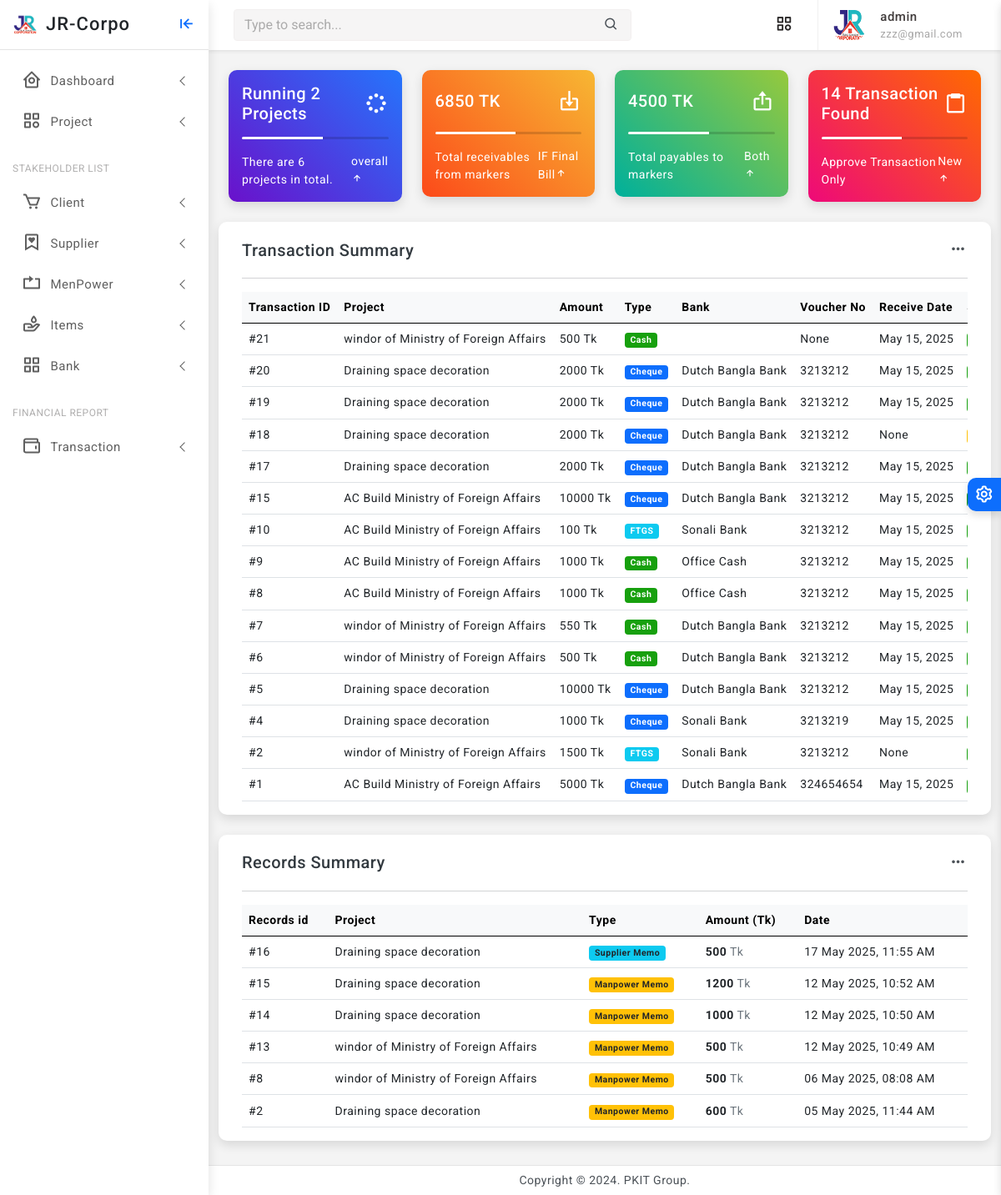
Before: / (signed in) with the older database file.
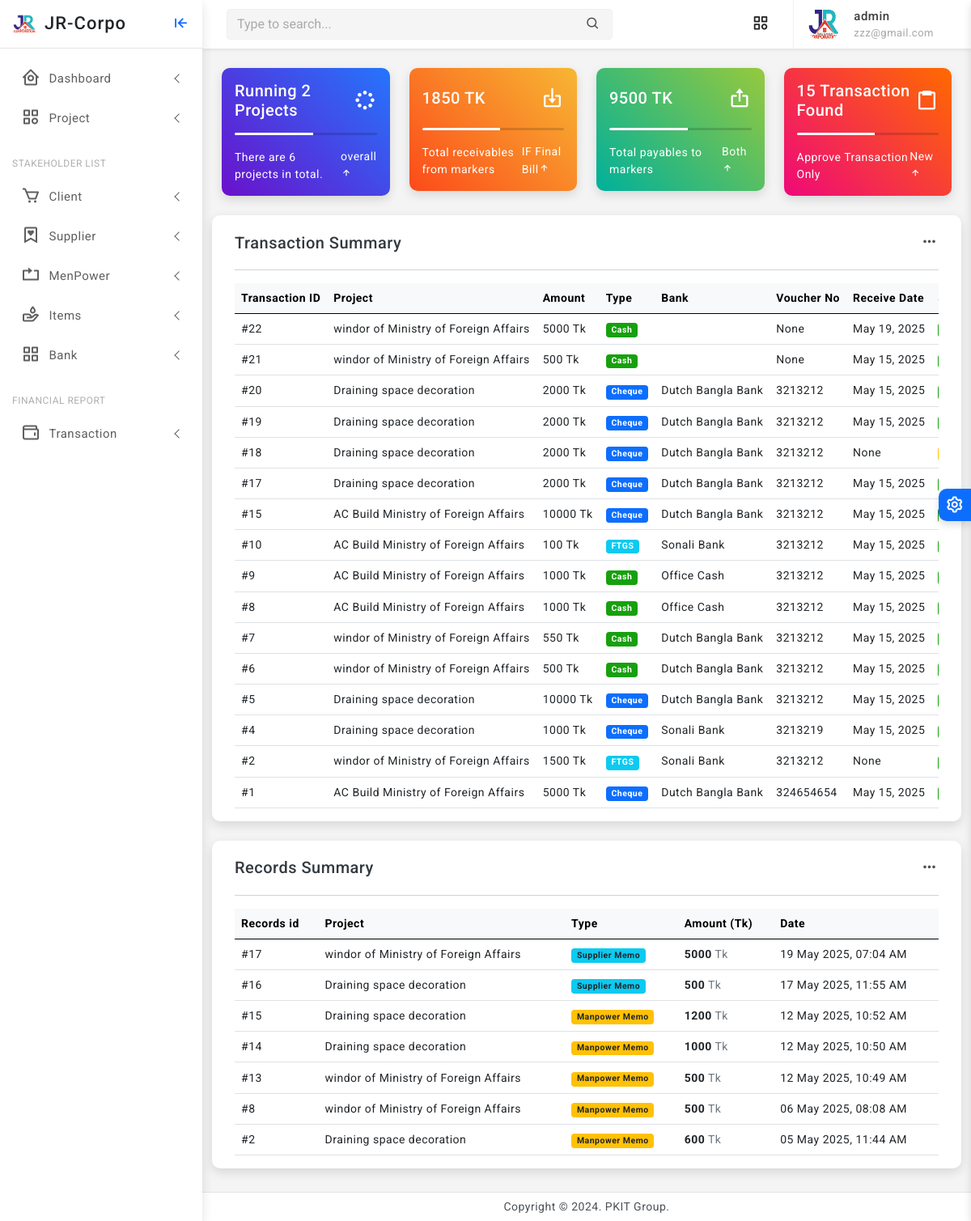
After: the same page with the newer database file.
### finance/models.py (models this page shows, shortened)
class Transaction(models.Model):
    TYPE_CHOICES = [
        ('CASH', 'Cash'),
        ('CHEQUE', 'Cheque'),
        ('FTGS', 'FTGS'),
        ('OTHER', 'Other'),
    ]
    STATUS_CHOICES = [
        ('PENDING', 'Pending'),
        ('APPROVED', 'Approved'),
        ('CANCELLED', 'Cancelled'),
    ]
    project = models.ForeignKey('core.Project', on_delete=models.CASCADE, related_name='transactions')
    amount = models.PositiveIntegerField(help_text="Maximum allowed is 10,000,000 TK")
    type = models.CharField(max_length=10, choices=TYPE_CHOICES)
    bank = models.ForeignKey('Bank', on_delete=models.SET_NULL, null=True, blank=True, help_text="Only fill this if payment is not Cash.")
    voucher_no = models.CharField(max_length=100, null=True, blank=True,  help_text="Only fill this if payment is not Cash.")
    voucher_date = models.DateField(null=True, blank=True, help_text="Example: 2025-12-31")
    receive_date = models.DateField(null=True, blank=True)
    status = models.CharField(max_length=10, choices=STATUS_CHOICES, default='PENDING')
    company_account = models.ForeignKey('BankAccount', on_delete=models.PROTECT)
    created_at = models.DateTimeField(auto_now_add=True, help_text="Transaction creation timestamp")
    updated_at = models.DateTimeField(auto_now=True, help_text="Transaction last updated")
    class Meta:
        verbose_name = "Transaction"
        verbose_name_plural = "Transactions"
        ordering = ['-voucher_date']

class Bank(models.Model):
    name = models.CharField(max_length=100)

### core/models.py (models this page shows, shortened)
class Project(models.Model):
    STATUS_CHOICES = [
        ('RUNNING', 'Running'),
        ('TRIAL', 'Trial Period'),
        ('CLOSED', 'Closed'),
        ('OTHER', 'Other'),
    ]
    company = models.ForeignKey(Company, on_delete=models.CASCADE, related_name='projects')
    name = models.CharField(max_length=255)
    location = models.CharField(max_length=255)
    approximate_bill = models.PositiveIntegerField(default=0)
    current_cost = models.PositiveIntegerField(default=0, null=True, blank=True)
    final_bill = models.PositiveIntegerField(default=0, null=True, blank=True)
    current_paid = models.PositiveIntegerField(default=0, null=True, blank=True)
    created_at = models.DateTimeField(auto_now_add=True)
    updated_at = models.DateTimeField(auto_now=True)
    status = models.CharField(max_length=10, null=True, blank=True, choices=STATUS_CHOICES, default='RUNNING')

class Record(models.Model):
    memo = models.ForeignKey(
        'Memo',
        on_delete=models.CASCADE,
        null=True,
        blank=True,
        related_name='records'
    )
    manpower = models.ForeignKey(
        'ManpowerMemo',
        on_delete=models.CASCADE,
        null=True,
        blank=True,
        related_name='records'
    )
    project = models.ForeignKey('Project', on_delete=models.CASCADE)
    amount = models.PositiveIntegerField()
    created_at = models.DateTimeField(auto_now_add=True)

### accounts/views.py (the view)
# urls.py: path('', home_view, name='home'),
@login_required
def home_view(request):
    if request.user.is_staff:
        projects = Project.objects.filter(status='RUNNING').count()
        all_projects = Project.objects.all().count()
        all_transaction= Transaction.objects.filter(status='APPROVED').count()
        records = Record.objects.select_related('memo', 'manpower', 'project').order_by('-created_at')[:50]
        transactions = Transaction.objects.select_related('project', 'bank', 'company_account').order_by('-created_at')[:50]
        total_receivables = get_total_receivables_from_running_projects()
        total_market_due = get_total_market_payables()
        total_manpower_due = get_total_manpower_payables()
        total_all_due = total_market_due + total_manpower_due
        context = {'projects': projects,
                   'all_projects': all_projects,
                   'total_receivables': total_receivables,
                   'total_all_due':total_all_due,
                   'all_transaction': all_transaction,
                   'records': records,
                   'transactions': transactions,}
        return render(request, 'home_staff.html', context)
    else:
        return render(request, 'home.html')

### accounts/views.py (called while the page is built)
def get_total_receivables_from_running_projects():
    receivables = Project.objects.filter(
        status='RUNNING',
        final_bill__gt=0  # Exclude 0 and None
    ).annotate(
        due=ExpressionWrapper(F('final_bill') - F('current_paid'), output_field=IntegerField())
    ).aggregate(
        total_due=Sum('due')
    )
    return receivables['total_due'] or 0

def get_total_market_payables():
    payables = Memo.objects.annotate(
        due=ExpressionWrapper(F('amount') - F('payment_balance'), output_field=IntegerField())
    ).aggregate(
        total_due=Sum('due')
    )
    return payables['total_due'] or 0

def get_total_manpower_payables():
    payables = ManpowerMemo.objects.annotate(
        due=ExpressionWrapper(F('amount') - F('payment_balance'), output_field=IntegerField())
    ).aggregate(
        total_due=Sum('due')
    )
    return payables['total_due'] or 0

### accounts/templates/home_staff.html (shortened to what the changed rows need)
{% extends 'partials/base0.html' %}
{% block content %}
    					<div class="row row-cols-1 row-cols-md-2 row-cols-xl-4">
						<div class="col">
							<div class="card radius-10 bg-gradient-orange">
							<div class="card-body">
								<div class="d-flex align-items-center">
									<h5 class="mb-0 text-white">{{total_receivables}} TK</h5>
									<div class="ms-auto">
                                        <i class='bx bx-import fs-3 text-white'></i>
									</div>
								</div>
							</div>
						  </div>
						</div>
						<div class="col">
							<div class="card radius-10 bg-gradient-ohhappiness">
							<div class="card-body">
								<div class="d-flex align-items-center">
									<h5 class="mb-0 text-white">{{total_all_due}} TK</h5>
									<div class="ms-auto">
                                      <i class='bx bx-export fs-3 text-white'></i>
									</div>
								</div>
							</div>
						</div>
						</div>
						<div class="col">
							<div class="card radius-10 bg-gradient-ibiza">
							 <div class="card-body">
								<div class="d-flex align-items-center">
									<h5 class="mb-0 text-white">{{all_transaction}} Transaction  Found </h5>
									<div class="ms-auto">
                                       <i class='bx bx-clipboard fs-3 text-white'></i>
									</div>
								</div>
							</div>
						 </div>
						</div>
					</div>
				<div class="row">
					<div class="card radius-10">
						<div class="card-body">
							<div class="table-responsive">
				<table class="table align-middle mb-0">
					<thead class="table-light">
						<tr>
							<th>Transaction ID</th>
							<th>Project</th>
							<th>Amount</th>
							<th>Type</th>
							<th>Bank</th>
							<th>Voucher No</th>
							<th>Receive Date</th>
							<th>Status</th>
						</tr>
					</thead>
					<tbody>
						{% for txn in transactions %}
						<tr>
							<td>#{{ txn.id }}</td>
							<td>{{ txn.project.name }}</td>
							<td>{{ txn.amount }} Tk</td>
							<td>
								<span class="badge
									{% if txn.type == 'CASH' %} bg-success
									{% elif txn.type == 'CHEQUE' %} bg-primary
									{% elif txn.type == 'FTGS' %} bg-info
									{% elif txn.type == 'OTHER' %} bg-warning
									{% else %} bg-secondary {% endif %}">
									{{ txn.get_type_display }}
								</span>
							</td>
							<td>{{ txn.bank.name }}</td>
							<td>{{ txn.voucher_no }}</td>
							<td>{{ txn.receive_date }}</td>
							<td>
							</td>
						</tr>
						{% empty %}
						<tr>
							<td colspan="8" class="text-center">No transactions found</td>
						</tr>
						{% endfor %}
					</tbody>
				</table>
			</div>
						</div>
					</div>
					<div class="card radius-10">
						<div class="card-body">
							<div class="table-responsive">
								<table class="table align-middle mb-0">
									<thead class="table-light">
										<tr>
											<th>Records id</th>
											<th>Project</th>
											<th>Type</th>
											<th>Amount (Tk)</th>
											<th>Date</th>
										</tr>
									</thead>
									<tbody>
										{% for record in records %}
										<tr >
											<td>#{{ record.id }}</td>
											<td>
												{{ record.project.name }}
											</td>
											<td>
												{% if record.memo %}
													<span class="badge bg-info text-dark">Supplier Memo</span>
												{% elif record.manpower %}
													<span class="badge bg-warning text-dark">Manpower Memo</span>
												{% else %}
													<span class="badge bg-secondary">N/A</span>
												{% endif %}
											</td>
											<td><strong>{{ record.amount }}</strong> <span class="text-muted">Tk</span></td>
											<td>
												<span class="text-nowrap">{{ record.created_at|date:"d M Y, h:i A" }}</span>
											</td>
										</tr>
										{% empty %}
										<tr>
											<td colspan="5" class="text-center text-muted">No records found</td>
										</tr>
										{% endfor %}
									</tbody>
								</table>
							</div>
						</div>
					</div>
{% endblock %}

### templates/partials/base0.html (shortened to what the changed rows need)
<!doctype html>
<html lang="en">
{% load static %}
<head>
	<link href="{% static 'assets/plugins/vectormap/jquery-jvectormap-2.0.2.css' %}" rel="stylesheet"/>
	<link href="{% static 'assets/plugins/simplebar/css/simplebar.css' %}" rel="stylesheet" />
	<link href="{% static 'assets/plugins/perfect-scrollbar/css/perfect-scrollbar.css' %}" rel="stylesheet" />
	<link href="{% static 'assets/plugins/metismenu/css/metisMenu.min.css' %}" rel="stylesheet" />
	<link href="{% static 'assets/css/pace.min.css' %}" rel="stylesheet" />
	<link href="{% static 'assets/css/bootstrap.min.css' %}" rel="stylesheet">
	<link href="{% static 'assets/css/app.css' %}" rel="stylesheet">
	<link href="{% static 'assets/css/icons.css' %}" rel="stylesheet">
	<link rel="stylesheet" href="{% static 'assets/css/dark-theme.css' %}" />
	<link rel="stylesheet" href="{% static 'assets/css/semi-dark.css' %}" />
	<link rel="stylesheet" href="{% static 'assets/css/header-colors.css' %}" />
		<link rel="stylesheet" href="https://use.fontawesome.com/releases/v5.15.2/css/all.css"
>
</head>
<body>
	<div class="wrapper">
		<div class="sidebar-wrapper" data-simplebar="true">
			<div class="sidebar-header">
				<div>
				</div>
				<div>
				</div>
				<div class="toggle-icon ms-auto"><i class='bx bx-arrow-to-left'></i>
				</div>
			</div>
			<ul class="metismenu" id="menu">
				<li>
				</li>
				<li>
				</li>
				<li class="menu-label">Stakeholder List</li>
				<li>
				</li>
				<li>
				</li>
				<li>
				</li>
				<li>
				</li>
				<li>
				</li>
				<li class="menu-label">Financial Report</li>
				<li>
				</li>
			</ul>
		</div>
	<header>
			<div class="topbar d-flex align-items-center">
			</div>
	</header>
		<div class="page-wrapper">
			<div class="page-content">
				{% block content %}
				{% endblock %}
			</div>
		</div>
		<footer class="page-footer">
		</footer>
	</div>
	<div class="switcher-wrapper">
		<div class="switcher-btn"> <i class='bx bx-cog bx-spin'></i>
		</div>
	</div>
</body>
</html>

Changed rows visible on the page:
added Transaction: id "22", project.name "windor of Ministry of Foreign Affairs", amount "5000", type "Cash", voucher_no "None", receive_date "May 19, 2025"
added Record: id "17", project.name "windor of Ministry of Foreign Affairs", shows "Supplier Memo", amount "5000", created_at "19 May 2025, 07:04 AM"
Other visible differences:
{{ total_receivables }}: "6850" → "1850"
{{ total_all_due }}: "4500" → "9500"
{{ all_transaction }}: "14" → "15"
